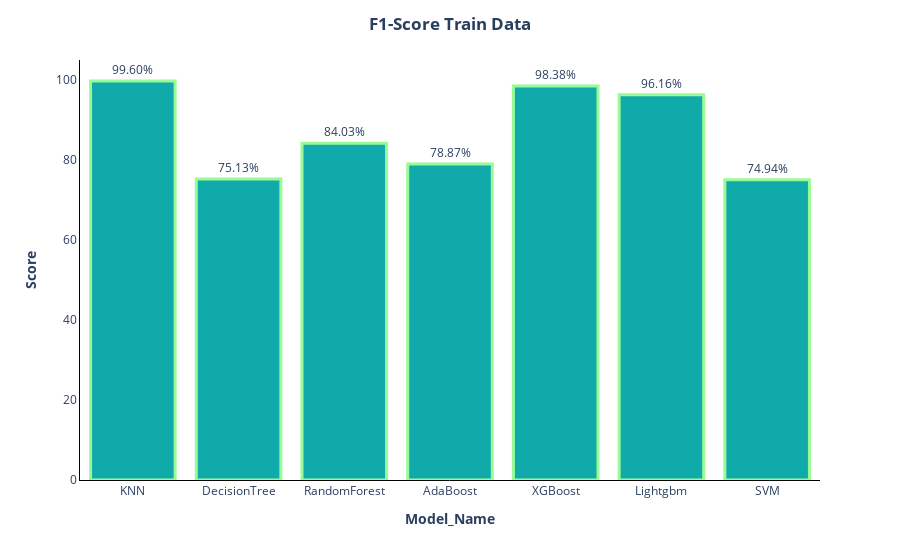

The notebook cell saved with this chart:
### Code cell
score_df=pd.DataFrame(performance_train,index=['f1_score']).T # Comparing the F1-Score for train data of different models
score_df=score_df.apply(lambda x:round(x*100,2))

f=px.bar(score_df,text_auto=True,color_discrete_sequence =['#11aaaa']*3)
f.update_traces(textposition='outside',texttemplate='%{y:.2f}%',showlegend=False,marker=dict(line=dict(color='palegreen', width=3)))
f.update_layout(paper_bgcolor='white',plot_bgcolor='white',title_x=0.5,title_text='<b>F1-Score Train Data',
                xaxis=dict(title='<b>Model_Name',linecolor='black'),yaxis=dict(title='<b>Score',linecolor='black'))

### Figure 1 — Plotly figure (JSON) as saved in the notebook; plotly's stock layout.template omitted (floating-point values rounded to 4 significant figures)
{"data": [{"alignmentgroup": "True", "hovertemplate": "variable=f1_score<br>index=%{x}<br>value=%{y}<extra></extra>", "legendgroup": "f1_score", "marker": {"color": "#11aaaa", "line": {"color": "palegreen", "width": 3}, "pattern": {"shape": ""}}, "name": "f1_score", "offsetgroup": "f1_score", "orientation": "v", "showlegend": false, "textposition": "outside", "texttemplate": "%{y:.2f}%", "type": "bar", "x": ["KNN", "DecisionTree", "RandomForest", "AdaBoost", "XGBoost", "Lightgbm", "SVM"], "xaxis": "x", "y": [99.6, 75.13, 84.03, 78.87, 98.38, 96.16, 74.94], "yaxis": "y"}], "layout": {"barmode": "relative", "legend": {"title": {"text": "variable"}, "tracegroupgap": 0}, "margin": {"t": 60}, "paper_bgcolor": "white", "plot_bgcolor": "white", "title": {"text": "<b>F1-Score Train Data", "x": 0.5}, "xaxis": {"anchor": "y", "domain": [0, 1], "linecolor": "black", "title": {"text": "<b>Model_Name"}}, "yaxis": {"anchor": "x", "domain": [0, 1], "linecolor": "black", "title": {"text": "<b>Score"}}}}
